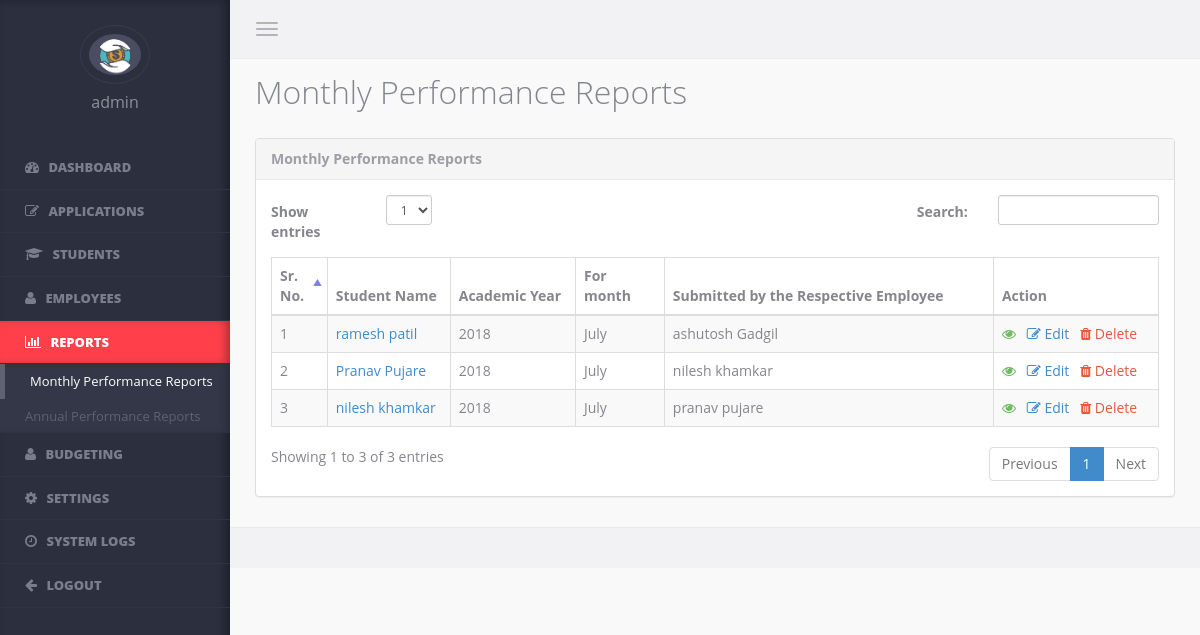
Screenshot of /admin/monthly_reports.php (signed in) with the database file from the repository.
### tables this page shows
CREATE TABLE `monthly_reports` (
  `id` int(11) NOT NULL,
  `student_id` int(11) DEFAULT NULL,
  `year` varchar(30) DEFAULT NULL,
  `month` varchar(30) DEFAULT NULL,
  `extra_curricular_activities` varchar(1000) DEFAULT NULL,
  `book1_name` varchar(50) DEFAULT NULL,
  `book1_author` varchar(50) DEFAULT NULL,
  `book1_remarks` varchar(200) DEFAULT NULL,
  `book2_name` varchar(50) DEFAULT NULL,
  `book2_author` varchar(50) DEFAULT NULL,
  `book2_remarks` varchar(200) DEFAULT NULL,
  `book3_name` varchar(50) DEFAULT NULL,
  `book3_author` varchar(50) DEFAULT NULL,
  `book3_remarks` varchar(50) DEFAULT NULL,
  `montly_events` varchar(1000) DEFAULT NULL,
  `event_remarks` varchar(1000) DEFAULT NULL,
  `comments_opinion` varchar(1000) DEFAULT NULL,
  `social_work_drive` varchar(30) DEFAULT NULL,
  `social_work_explanation` varchar(1000) DEFAULT NULL,
  `noteworthy_experience` varchar(1000) DEFAULT NULL,
  `health_issue` varchar(1000) DEFAULT NULL,
  `contact_with_kp` varchar(50) DEFAULT NULL,
  `advance_settlement` varchar(50) DEFAULT NULL,
  `submitted_by_admin` int(11) DEFAULT NULL,
  `submission_date` varchar(30) DEFAULT NULL,
  `last_edited_by` int(11) DEFAULT NULL,
  `last_edit_date` varchar(30) DEFAULT NULL
);

CREATE TABLE `student_info` (
  `id` int(11) NOT NULL,
  `application_id` varchar(50) DEFAULT NULL,
  `student_code` varchar(50) DEFAULT NULL,
  `first_name` varchar(50) DEFAULT NULL,
  `middle_name` varchar(50) DEFAULT NULL,
  `last_name` varchar(50) DEFAULT NULL,
  `dob` varchar(30) DEFAULT NULL,
  `caste` varchar(50) DEFAULT NULL,
  `vsm_branch` varchar(50) DEFAULT NULL,
  `csr` varchar(30) DEFAULT NULL,
  `csr_organisation` varchar(50) DEFAULT NULL,
  `photo` varchar(200) DEFAULT NULL,
  `status` enum('Pending','Rejected','Enrolled') NOT NULL DEFAULT 'Pending',
  `remark_by_commitee` varchar(500) DEFAULT NULL,
  `submitted_by_admin` int(11) DEFAULT NULL,
  `submission_date` varchar(30) DEFAULT NULL,
  `last_edited_by` int(11) DEFAULT NULL,
  `last_edit_date` varchar(30) DEFAULT NULL
);

### admin/monthly_reports.php (the view, shortened to what this page needs)
<?php
include_once 'include/include.php';
if(!isset($_SESSION['admin_id']) && empty($_SESSION['admin_id']) && !isset($_SESSION['admin_type']) && empty($_SESSION['admin_type']))
{
    header('location:login');
}
else
{
    $date= date("m/d/Y h:i:s A");
    $this_month=date('Y/m', strtotime($date));
    $month_start_date=$this_month.'/01 00:00:01 AM';
    $query20="select * from decoding where specifier='reporting_last_date'";
    $query20_run=mysqli_query($connect, $query20);
    $reporting_last_date_data=mysqli_fetch_assoc($query20_run);
    $reporting_last_date=$reporting_last_date_data['value'];
    $month_end_date=$this_month.'/'.$reporting_last_date.' 11:59:59 PM';
?>
<!DOCTYPE html>
<html lang="en">
<head>
    <?php include 'include/head.php';?>
</head>
<body data-ng-app>
    <?php $page='monthly_reports'; ?>
    <?php include 'include/sidebar-admin.php';?>
    <section class="content">
        <?php include 'include/header.php'; ?>
       <div class="wrapper container-fluid">
            <div class="page-header" ><h1>Monthly Performance Reports </h1> </div>
                <div class="panel panel-default">
                    <div class="panel-heading">Monthly Performance Reports </div>
                    <div class="panel-body">
                        <table cellpadding="0" cellspacing="0" border="0" class="table table-striped table-bordered" id="basic-datatable">
                            <thead>
                                <tr>
                                    <th>Sr. No.</th>
                                    <th>Student Name</th>
                                    <th>Academic Year</th>
                                    <th>For month</th>
                                    <th>Submitted by the Respective Employee</th>
                                    <th>Action</th>
                                </tr>
                            </thead>
                            <tbody>
                        <?php
                            $count=0;
                            if($admin_type!='kp')
                            {
                                $query="SELECT monthly_reports.id, monthly_reports.student_id, monthly_reports.year, monthly_reports.month, monthly_reports.submission_date, student_info.first_name as student_fname, student_info.last_name as student_lname, admin.first_name as admin_fname, admin.last_name as admin_lname FROM monthly_reports left join student_info on monthly_reports.student_id=student_info.id left join admin on monthly_reports.submitted_by_admin=admin.id order by monthly_reports.id desc";
                            }
                            $query_run=@mysqli_query($connect, $query);
                            while ($result=@mysqli_fetch_assoc($query_run))
                            {
                                $count++;
                        ?>
                                <tr class="odd gradeX">
                                    <td><?= $count; ?></td>
                                    <td><a href="student_details?student_id=<?= $result['student_id']; ?>"><?= $result['student_fname'].' '.$result['student_lname']; ?></a></td>
                                    <td><?= $result['year']; ?></td>
                                    <td><?php echo date("F", strtotime($result['submission_date'])); ?></td>
                                    <td><?= $result['admin_fname'].' '.$result['admin_lname']; ?></td>
                                    <td><a class="text-success"><i class="fa fa-eye"></i> </a>
                                        <?php
                                            if($admin_type=='kp')
                                            {
                                                if($month_start_date<=$date && $date<=$month_end_date)
                                                {
                                        ?>
                                                &nbsp;&nbsp;<a href="edit_monthly_performance?student_id=<?= $result['student_id']; ?>&&monthly_report_id=<?= $result['id']; ?>"><i class="fa fa-edit"></i> Edit </a>
                                        <?php
                                                }
                                            }
                                            else
                                            {
                                        ?>
                                                &nbsp;&nbsp;<a href="edit_monthly_performance?student_id=<?= $result['student_id']; ?>&&monthly_report_id=<?= $result['id']; ?>"><i class="fa fa-edit"></i> Edit </a>
                                        <?php
                                            }
                                        ?>
                                        &nbsp;&nbsp;<a href="javascript:void(0);" id="delete_monthy_report_<?php echo $result['id']; ?>" class="text-danger" onclick="delete_monthly_report(<?php echo $result['id']; ?>, <?php echo $result['student_id']; ?>)" ><i class="fa fa-trash"></i> Delete</a></td>
                                </tr>
                        <?php
                            }
                        ?>
                            </tbody>
                        </table>
                    </div>
                </div>
        </div>
        <?php
			include 'include/footer.php';
		?>
    </section>
</body>
</html>
<?php
    }
?>

### admin/include/head.php (shortened to what this page needs)
<head>
	<link rel="stylesheet" href="assets/css/bootstrap/bootstrap.css" />
    <link rel="stylesheet" href="assets/css/plugins/calendar/calendar.css" />
    <link rel="stylesheet" href="assets/css/plugins/datatables/jquery.dataTables.css" />
    <link rel="stylesheet" href="assets/css/app/app.v1.css" />
    <link rel="stylesheet" href="assets/css/plugins/typeahead/typeahead.css" />
    <link rel="stylesheet" href="assets/css/plugins/bootstrap-tagsinput/bootstrap-tagsinput.css" />
    <link rel="stylesheet" href="assets/css/plugins/bootstrap-chosen/chosen.css" />
    <link rel="stylesheet" href="assets/css/plugins/bootstrap-datetimepicker/bootstrap-datetimepicker.css" />
    <link rel="stylesheet" href="assets/css/switch-buttons/switch-buttons.css" />
    <link rel="stylesheet" href="assets/css/bootstrap-validator/bootstrap-validator.html" />
</head>

### admin/include/sidebar-admin.php (shortened to what this page needs)
<aside class="left-panel">
<?php
    $admin_id=$_SESSION['admin_id'];
    $admin_type=$_SESSION['admin_type'];
    $query20="SELECT first_name FROM admin WHERE id='$admin_id'";
    $query20_run=mysqli_query($connect, $query20);
    $admin_data=mysqli_fetch_assoc($query20_run);
    $admin_fname=$admin_data['first_name'];
?>
    <div class="user text-center">
        <img src="../images/logo.jpg" class="img-circle" alt="...">
        <h4 class="user-name"><?= $admin_fname; ?></h4>
    </div>
    <nav class="navigation">
        <ul class="list-unstyled">
            <li <?php if(isset($page) && $page == 'dashboard') {
				echo 'class="active"';
				}
				?>>
			<a href="dashboard">
			<i class="fa fa-dashboard">
			</i>
			<span class="nav-label">
			Dashboard
			</span>
			</a>
			</li>
		<?php
			if($admin_type!='kp')
			{
		?>
            <li <?php
				if(isset($page) && ($page == 'applications' || $page == 'applications?type=Enrolled' || $page == 'applications?type=Rejected' || $page == 'applications?type=Pending')){
					echo 'class="has-submenu active"';
				}
				else{
					echo 'class="has-submenu"';
					}
			?>>
			<a href="#">
			<i class="fa fa-edit">
			</i>
			<span class="nav-label">Applications</span>
			</a>
            </li>
    <?php
        }
    ?>
		    <li <?php if(isset($page) && $page == 'students') {echo 'class="active"';} ?>>
			<a href="students">
			<i class="fa fa-graduation-cap">
			</i>
			<span class="nav-label">Students</span>
			</a>
			</li>
    <?php
        if($admin_type!='kp')
        {
    ?>
		    <li <?php if(isset($page) && $page == 'karyakarta_palak') {echo 'class="active"';} ?>>
			<a href="karyakarta_palak">
			<i class="fa fa-user">
			</i>
			<span class="nav-label">Employees</span>
			</a>
			</li>
    <?php
        }
    ?>
            <li <?php if(isset($page) && ($page == 'monthly_reports' || $page == 'annual_reports')) {echo 'class="active"';} ?> class="has-submenu">
			<a href="#">
			<i class="fa fa-bar-chart">
			</i>
			<span class="nav-label">Reports</span>
			</a>
            <ul class="list-unstyled">
                    <li <?php if(isset($page) && $page == 'monthly_reports') {echo 'class="active"';} ?>>
					<a href="monthly_reports">Monthly Performance Reports</a>
					</li>
                    <li <?php if(isset($page) && $page == 'annual_reports') {echo 'class="active"';} ?>>
					<a href="annual_reports">Annual Performance Reports</a>
					</li>
                </ul>
            </li>
            <li <?php
					if(isset($page) && $page == 'budgeting') {
						echo 'class="active"';
					}
				?>>
			<a href="budgeting">
			<i class="fa fa-user">
			</i>
			<span class="nav-label">Budgeting</span>
			</a>
			</li>
    <?php
        if($admin_type!='kp')
        {
    ?>
            <li <?php
					if(isset($page) && ($page == 'settings' || $page == 'decoding' || $page == 'events')) {
						echo 'class="has-submenu active"';
					}
					else{
						echo 'class="has-submenu"';
					}
				?>>
			<a href="#">
			<i class="fa fa-cog">
			</i>
			<span class="nav-label">Settings</span>
			</a>
            </li>
            <li <?php if(isset($page) && $page == 'system_logs') {echo 'class="active"';} ?>>
			<a href="system_logs">
			<i class="fa fa-clock-o">
			</i>
			<span class="nav-label">System Logs</span>
			</a>
			</li>
    <?php
        }
    ?>
			<li class=""><a href="logout">
			<i class="fa fa-arrow-left">
			</i>
			<span class="nav-label">Logout</span>
			</a>
			</li>
		</ul>
    </nav>
</aside>

### admin/include/header.php (shortened to what this page needs)
<header class="top-head container-fluid">
            <button type="button" class="navbar-toggle pull-left">
                <span class="icon-bar"></span>
                <span class="icon-bar"></span>
                <span class="icon-bar"></span>
            </button>
</header>

### admin/include/footer.php (shortened to what this page needs)
<footer class="container-fluid footer">
</footer>

### admin/assets/css/app/app.v1.css (style rules this page uses)
body { background-color:#f9f9f9; color:#85868d; font-family: 'Open Sans', sans-serif; position:relative; }
body, html { overflow-x:hidden; }
aside.left-panel { background-color:#2b2f3e; width:230px; position:fixed; padding:25px 0px; box-shadow:inset -5px 0px 8px rgba(0,0,0,0.3); height:100%; top:0px; left:0px; }
.user { margin-bottom:35px; }
.user h4.user-name { color:#8e909a; font-size:16px; }
.user img { border:1px solid #383c4a; padding:8px; width:70px; }
.navigation { margin:20px 0px; }
.navigation > ul > li { position:relative; }
.navigation > ul > li.has-submenu:after { content:"\f105"; font-family: 'FontAwesome'; display:inline-block; position:absolute; color:#7a7e8a; right:15px; transition: all 0.4s; -moz-transition: all 0.4s; -webkit-transition: all 0.4s; -o-transition: all 0.4s; top:10px; visibility:hidden; }
.navigation > ul > li > a { display:block; padding:12px 25px; color:#7a7e8a; text-transform:uppercase; font-size:13px; text-decoration:none; font-weight:800; border-bottom:1px solid #2f3444; transition: all 0.4s; -moz-transition: all 0.4s; -webkit-transition: all 0.4s; -o-transition: all 0.4s; }
.navigation > ul > li:hover > a, .navigation > ul > li.active:hover > a, .navigation > ul > li.active > a { color:#fff; background-color: #ff404b; -webkit-box-shadow: inset -6px 0 8px -2px rgba(0,0,0,0.3); box-shadow: inset -6px 0 8px -2px rgba(0,0,0,0.3); }
.navigation ul li a i { margin-right:6px; font-size:14px; }
.navigation ul li ul { display:none; background-color:#333747; -webkit-box-shadow: inset -6px 0 8px -2px rgba(0,0,0,0.2); box-shadow: inset -6px 0 8px -2px rgba(0,0,0,0.2); }
aside:not(.collapsed) .navigation ul li.active ul { display:block; }
.navigation ul li ul li a { padding:8px 25px; color:#5e6271; text-decoration:none; white-space:nowrap; transition: all 0.2s; -moz-transition: all 0.2s; -webkit-transition: all 0.2s; -o-transition: all 0.2s; font-size:13px; border-left:0px solid #5e6271; text-align:left; display:block; }
.navigation ul li ul li a:hover, .navigation ul li ul li.active a { border-left:5px solid #5e6271; color:#fff; }
header { background-color:#f2f2f4; border-bottom:1px solid #ececee; padding-top:4px; padding-bottom:4px; }
.navbar-toggle { margin:8px 20px 8px 0px; display:block; padding-left:0px; }
.navbar-toggle .icon-bar { background-color:#b3b3be; }
.content { margin-left:230px; }
.content > .container-fluid { padding-left:25px; padding-right:25px; }
.page-header { margin:0px; border:0px; }
.page-header h1 { color:#84868e; font-weight:300; font-size:32px; margin-top:15px; margin-bottom:20px; }
.page-header * { font-weight:600; color: #075878; }
.footer { background-color: #f2f2f4; border-top: 1px solid #ececee; padding-bottom: 15px; padding-top: 15px; }
.text-danger { color:#E9573F; }
.text-success { color:#70BA63; }
.panel { margin-bottom:30px; }
.panel-heading { font-weight:700; }
.panel-default > .panel-heading, .panel-default > .panel-footer { border-color: #e8e8eb; box-shadow:none; }
.panel-default > .panel-heading, .btn-default { color:#9D9EA5; }

### rows the page displays
monthly_reports: student_info.first_name "ramesh", student_info.last_name "patil", year "2018", submission_date "July", admin.first_name "ashutosh", admin.last_name "Gadgil"
monthly_reports: student_info.first_name "Pranav", student_info.last_name "Pujare", year "2018", submission_date "July", admin.first_name "nilesh", admin.last_name "khamkar"
monthly_reports: student_info.first_name "nilesh", student_info.last_name "khamkar", year "2018", submission_date "July", admin.first_name "pranav", admin.last_name "pujare"

### other values shown
$admin_fname "admin"
